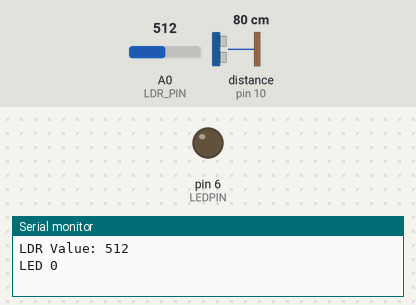
The program below on a simulated Arduino Uno, built with avr-gcc and run on an emulated ATmega328P. On the bench: output pins drawn as LEDs (lit = HIGH), the last lines printed to the serial monitor. Wiring (inferred from the names in the program): ultrasonic range finder: trigger pin 9; echo pin 10. Inputs (shaded band) come from the test bench; at power-on: A0 (LDR_PIN) = 512, distance to the obstacle (sensor on pin 10) 80 cm. The echo pulse lasts 58.3 µs per cm; pins used as bus, display or sensor lines are not drawn.

Above: at 1.2 s.
1.3 s: A0 (LDR_PIN) set to 240
3.8 s: A0 (LDR_PIN) set to 204
At 5.5 s:
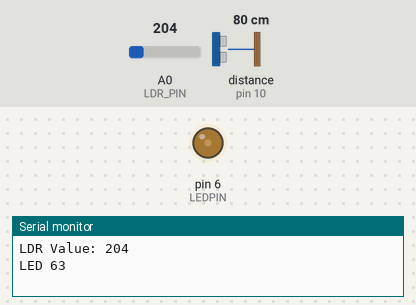
6.5 s: A0 (LDR_PIN) set to 178
8.6 s: A0 (LDR_PIN) set to 159
At 10.2 s:
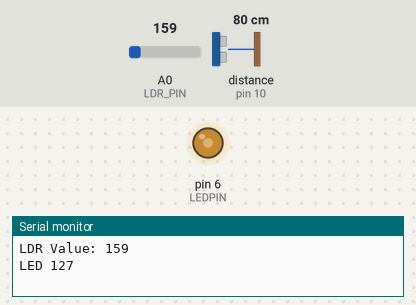
11.3 s: A0 (LDR_PIN) set to 119
13.4 s: A0 (LDR_PIN) set to 101
At 13.8 s:
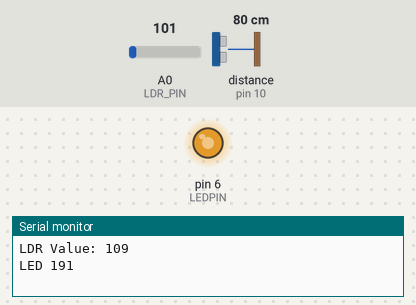
Timing chart, 0 to 62.0 s (numbered marks = the images above; inputs shaded):
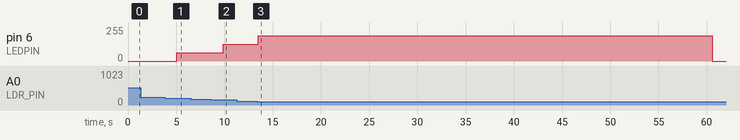

Measured:
- the behaviour switches between 223 and 222 on A0 (LDR_PIN) (found by bisection; images 0 and 1)
- the behaviour switches between 167 and 166 on A0 (LDR_PIN) (found by bisection; images 1 and 2)
- the behaviour switches between 112 and 111 on A0 (LDR_PIN) (found by bisection; images 2 and 3)
- after the input at 3.8 s, pin 6 (LEDPIN): 0/255 → 63/255 after 1.2 s
- after the input at 8.6 s, pin 6 (LEDPIN): 63/255 → 127/255 after 1.3 s
- after the input at 13.4 s, pin 6 (LEDPIN): 127/255 → 191/255 after 0.09 s, → 0/255 47.1 s later

The program:

main.cpp
```cpp
#include <Arduino.h>
const int trigPin = 9;
const int echoPin = 10;
const int LEDPIN = 6;
const int LDR_PIN = A0;

float duration, distance;
unsigned long lastTriggerTime = 0;

int digital_filter(){
  long total_ldrValue = 0;

  for(int i = 0; i < 15; i++){
    total_ldrValue += analogRead(LDR_PIN);
    delay(10);
  }
  int avg = total_ldrValue/15;
  return avg;
}

int distance_filter(){
  distance = (duration*.0343)/2;
  delay(50);
  int total_distance = 0;

  for(int i = 0; i < 3; i++){
    total_distance += distance;
  }
  int avg_dis = total_distance/3;
  return avg_dis;
}


void LED_state(int ambient_light, int proximity){
  int total_ambient_light = 0;

  for(int i = 0; i < 9; i++){
    total_ambient_light += ambient_light;
  }
  int avg_ambient_light = total_ambient_light/10;

  if(proximity < 16){
 lastTriggerTime = millis();
  }

  if(millis() - lastTriggerTime < 60000){
   if(avg_ambient_light >= 200){
     analogWrite(LEDPIN, 0);
     Serial.println("LED 0");
   }
   else if(avg_ambient_light >= 150){
     analogWrite(LEDPIN, 63);
    Serial.println("LED 63");
   }
   else if(avg_ambient_light >= 100){
    analogWrite(LEDPIN, 127);
    Serial.println("LED 127");
   }
   else if(avg_ambient_light >= 50){
    analogWrite(LEDPIN, 191);
    Serial.println("LED 191");
   }
   else{
    analogWrite(LEDPIN, 255);
    Serial.println("LED 255");
   }
}
else  analogWrite(LEDPIN, 0);
}

void setup() {
Serial.begin(9600);
pinMode(trigPin, OUTPUT);
pinMode(echoPin, INPUT);
pinMode(LEDPIN, OUTPUT);
}

void loop() {

digitalWrite(trigPin, LOW);
  delayMicroseconds(2);
  digitalWrite(trigPin, HIGH);
  delayMicroseconds(10);
  digitalWrite(trigPin, LOW);

  duration = pulseIn(echoPin, HIGH);

  int avg_distance = distance_filter();

  Serial.print("Distance: ");
  Serial.println(avg_distance);

  int avg_ldrValue = digital_filter();

  Serial.print("LDR Value: ");
  Serial.println(avg_ldrValue);


  LED_state(avg_ldrValue, avg_distance);
  Serial.println(" ");
  delay(1000);
}
```
